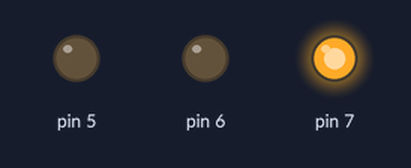
Bench run of a sketch on a simulated Arduino Uno, built with avr-gcc and run on an emulated ATmega328P. On the bench: output pins drawn as LEDs (lit = HIGH).

Above: at 0.5 s.
At 1.7 s:
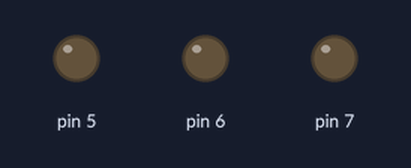
At 2.2 s:
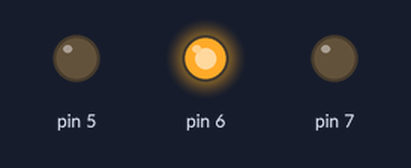
At 4.0 s:
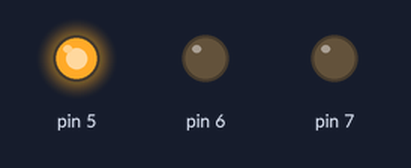
Timing chart, 0 to 5.9 s (numbered marks = the images above):
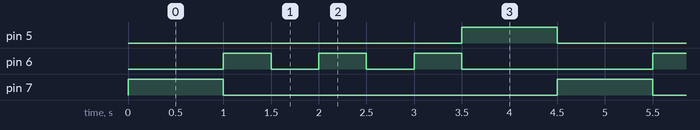

The sketch:

traficcLight.ino
```cpp
void setup() {
pinMode(7,OUTPUT);
pinMode(6,OUTPUT);
pinMode(5,OUTPUT);
}

void loop() {
digitalWrite(7,HIGH);
digitalWrite(6,LOW);
digitalWrite(5,LOW);
delay(1000);
digitalWrite(7,LOW);
digitalWrite(6,HIGH);
digitalWrite(5,LOW);
delay(500);
digitalWrite(7,LOW);
digitalWrite(6,LOW);
digitalWrite(5,LOW);
delay(500);
digitalWrite(7,LOW);
digitalWrite(6,HIGH);
digitalWrite(5,LOW);
delay(500);
digitalWrite(7,LOW);
digitalWrite(6,LOW);
digitalWrite(5,LOW);
delay(500);
digitalWrite(7,LOW);
digitalWrite(6,HIGH);
digitalWrite(5,LOW);
delay(500);
digitalWrite(7,LOW);
digitalWrite(6,LOW);
digitalWrite(5,HIGH);
delay(1000);
}
```

Measured:
- by itself, pin 5, pin 7: alternates HIGH for 1.0 s and LOW for 3.5 s
- by itself, pin 6: repeats every 4.5 s: 2 × (LOW 0.50 s, HIGH 0.50 s), LOW 2.0 s, HIGH 0.50 s
- by itself, everything shown: repeats every 4.5 s, in 7 steps
